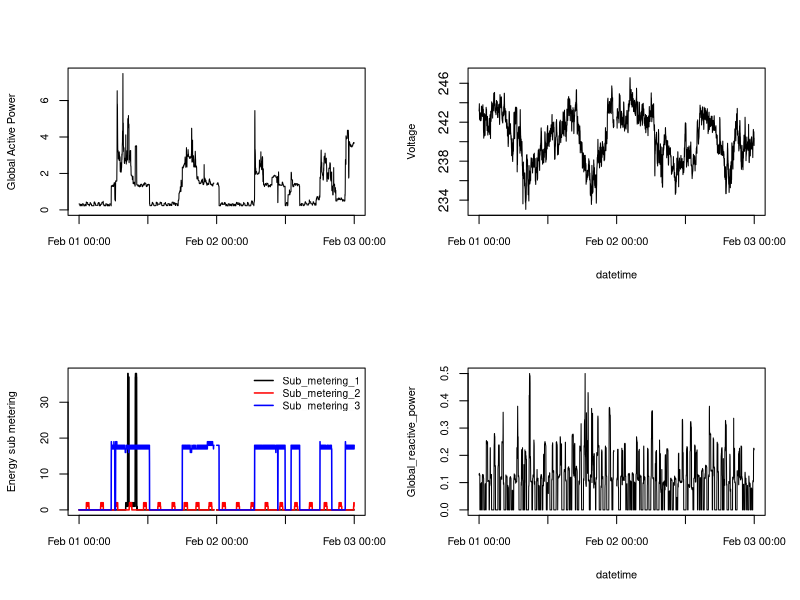

Write the R code that produced this figure.
# plot4.R - R code to generate plot4.png

# Read the data file (already limited to data for Feb. 1-2, 2007)
data <- read.csv("household_power_2days.txt", sep=";", stringsAsFactors=FALSE)

# Convert Date & Time variables to Date/Time classes
data$Date <- as.Date(data$Date, "%d/%m/%Y")
data$Time <- strptime(paste(data$Date, data$Time), "%Y-%m-%d %H:%M:%S")

# Create the plots
par(mfrow=c(2,2))  # 2x2 grid for plots
with(data, {
    # Global Active Power - mostly default values, adjust font size
    plot(Time, Global_active_power, type="n", xlab="", 
         ylab="Global Active Power", cex.axis=0.8, cex.lab=0.8)
    lines(Time, Global_active_power)
    # Voltage - plot without y-axis, then add y-axis ticks/labels after
    plot(Time, Voltage, type="n", xlab="datetime", ylab="Voltage",
         ylim=c(233,247), yaxt="n", cex.axis=0.8, cex.lab=0.8)
    axis(side=2, at=seq(234,246,2), label=c("234","","238","","242","","246"))
    lines(Time, Voltage)
    # Energy sub metering - same settings as plot3, remove box from legend
    lw = c(1.5, 1.5, 1.5)  # use a slightly thicker line width
    plot(Time, Sub_metering_1, type="n", cex.axis=0.8, cex.lab=0.8, xlab="", 
         ylab="Energy sub metering")
    lines(Time, Sub_metering_1, lwd=lw)
    lines(Time, Sub_metering_2, col="red", lwd=lw)
    lines(Time, Sub_metering_3, col="blue", lwd=lw)
    legend("topright", col=c("black", "red", "blue"), lwd=lw, bty="n",
           legend=c("Sub_metering_1", "Sub_metering_2", "Sub_metering_3"),
           pt.cex=0.75, cex=0.75)
    # Global reactive power - adjust ylim for scale on y-axis
    plot(Time, Global_reactive_power, type="n", xlab="datetime", 
         ylim=c(0.0,0.5), cex.axis=0.8, cex.lab=0.8)
    lines(Time, Global_reactive_power)
})

# Write to PNG, default size is 480x480
dev.copy(png, file="plot4.png", bg="transparent")
dev.off()